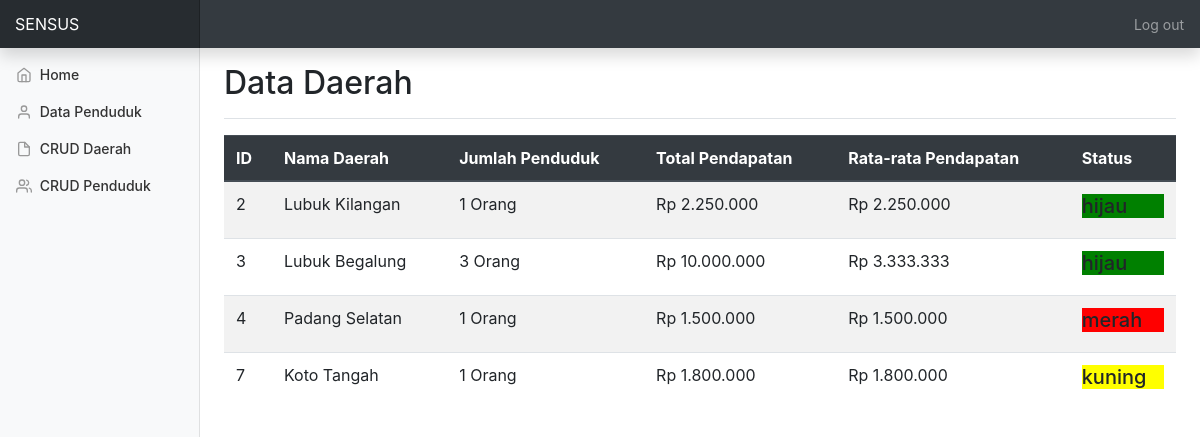
/index.php (signed in), run on the app's committed database.
### tables this page shows
CREATE TABLE `person` (
  `person_id` int(11) NOT NULL,
  `person_name` varchar(30) NOT NULL,
  `region_id` int(11) NOT NULL,
  `address` text NOT NULL,
  `income` varchar(30) NOT NULL,
  `created_at` datetime NOT NULL DEFAULT CURRENT_TIMESTAMP
);

CREATE TABLE `regions` (
  `id` int(11) NOT NULL,
  `name` varchar(30) NOT NULL,
  `created_at` datetime NOT NULL DEFAULT CURRENT_TIMESTAMP
);

### home.php (the view, shortened to what this page needs)
<div class="d-flex justify-content-between flex-wrap flex-md-nowrap align-items-center pt-3 pb-2 mb-3 border-bottom">
	<h1 class="h2">Data Daerah</h1>
</div>
	<table class="table table-striped">
		<thead class="thead-dark">
		<tr>
			<th>ID</th>
			<th>Nama Daerah</th>
			<th>Jumlah Penduduk</th>
			<th>Total Pendapatan</th>
			<th>Rata-rata Pendapatan</th>
			<th>Status</th>
		</tr>
		</thead>
		<?php
		$ambil=mysql_query("SELECT person.person_id, person.region_id, regions.id,regions.name, COUNT(person_id) as jumlah ,SUM(income) as total, AVG(income) as rata
			FROM person INNER JOIN regions ON person.region_id=regions.id GROUP BY region_id");
		while ($data=mysql_fetch_array($ambil)) {
		?>
		<tr>
			<td><?php echo $data['region_id']?></td>
			<td><?php echo $data['name']?></td>
			<td><?php echo $data['jumlah']?> Orang</td>
			<td>Rp <?php echo number_format($data['total'], 0, ',', '.')?></td>
			<td>Rp <?php echo number_format($data['rata'], 0, ',', '.')?></td>
			<td>
			<?php
			if($data['rata']<=1700000){
				echo '<h5 style="background-color:red;">merah</h5>';
			}elseif($data['rata']>=1700000 && $data['rata']<=2200000){
				echo '<h5 style="background-color:yellow;">kuning</h5>';
			}elseif($data['rata']>=2200000){
				echo '<h5 style="background-color:green;">hijau</h5>';
			}
			?>
			</td>
		</tr>
		<?php
		}
		?>
	</table>

### index.php (shortened to what this page needs)
<html lang="en">
<head>
  <link rel="stylesheet"href="css/bootstrap.css">
  <link rel="stylesheet"href="css/dashboard.css">
</head>
<body>
    <nav class="navbar navbar-dark fixed-top bg-dark flex-md-nowrap p-0 shadow">
	  <a class="navbar-brand col-sm-3 col-md-2 mr-0" href="index.php">SENSUS</a>
	  <ul class="navbar-nav px-3">
	    <li class="nav-item text-nowrap">
	    <?php
          if(isset($_SESSION['email'])){
         ?>
	      <a class="nav-link" href="logout.php">Log out</a>
	      <?php
          }else{
          ?>
          <a class="nav-link" href="login.php">Log in</a>
          <?php
          }
          ?>
	    </li>
	  </ul>
	</nav>
	<div class="container-fluid">
	  <div class="row">
	    <nav class="col-md-2 d-none d-md-block bg-light sidebar">
	      <div class="sidebar-sticky">
	        <ul class="nav flex-column">
	          <li class="nav-item">
	            <a class="nav-link" href="index.php">
	              <span data-feather="home"></span>
	              Home <span class="sr-only">(current)</span>
	            </a>
	          </li>
	          <li class="nav-item">
	            <a class="nav-link" href="index.php?p=datapenduduk">
	              <span data-feather="user"></span>
	              Data Penduduk
	            </a>
	          </li>
	          <li class="nav-item">
	            <a class="nav-link" href="index.php?p=daerah">
	              <span data-feather="file"></span>
	              CRUD Daerah
	            </a>
	          </li>
	          <li class="nav-item">
	            <a class="nav-link" href="index.php?p=penduduk">
	              <span data-feather="users"></span>
	              CRUD Penduduk
	            </a>
	          </li>
	        </ul>
	      </div>
	    </nav>
	    <main role="main" class="col-md-9 ml-sm-auto col-lg-10 px-4">
	    <?php
	      if(isset($_SESSION['email']))
	        include 'main.php';
	      else
	        echo '<script>window.location.replace("login.php")</script>';
	    ?>
	    </main>
	  </div>
	</div>
</body>
</html>

### main.php (shortened to what this page needs)
<?php
$page=isset($_GET['p']) ? $_GET['p'] : 'home';
	if($page=='home') include ('home.php');
?>

### css/dashboard.css (style rules this page uses)
body { font-size: .875rem; }
.feather { width: 16px; height: 16px; vertical-align: text-bottom; }
.sidebar { position: fixed; top: 0; bottom: 0; left: 0; z-index: 100; padding: 48px 0 0; box-shadow: inset -1px 0 0 rgba(0, 0, 0, .1); }
.sidebar-sticky { position: relative; top: 0; height: calc(100vh - 48px); padding-top: .5rem; overflow-x: hidden; overflow-y: auto; }
.sidebar .nav-link { font-weight: 500; color: #333; }
.sidebar .nav-link .feather { margin-right: 4px; color: #999; }
[role="main"] { padding-top: 133px; }
@media (min-width: 768px) { [role="main"] { padding-top: 48px; } }
.navbar-brand { padding-top: .75rem; padding-bottom: .75rem; font-size: 1rem; background-color: rgba(0, 0, 0, .25); box-shadow: inset -1px 0 0 rgba(0, 0, 0, .25); }

### data on the page
person: region "2", region.name "Lubuk Kilangan", jumlah "1", total "2.250.000", rata "2.250.000", shows "hijau"
person: region "3", region.name "Lubuk Begalung", jumlah "3", total "10.000.000", rata "3.333.333", shows "hijau"
person: region "4", region.name "Padang Selatan", jumlah "1", total "1.500.000", rata "1.500.000", shows "merah"
person: region "7", region.name "Koto Tangah", jumlah "1", total "1.800.000", rata "1.800.000", shows "kuning"
